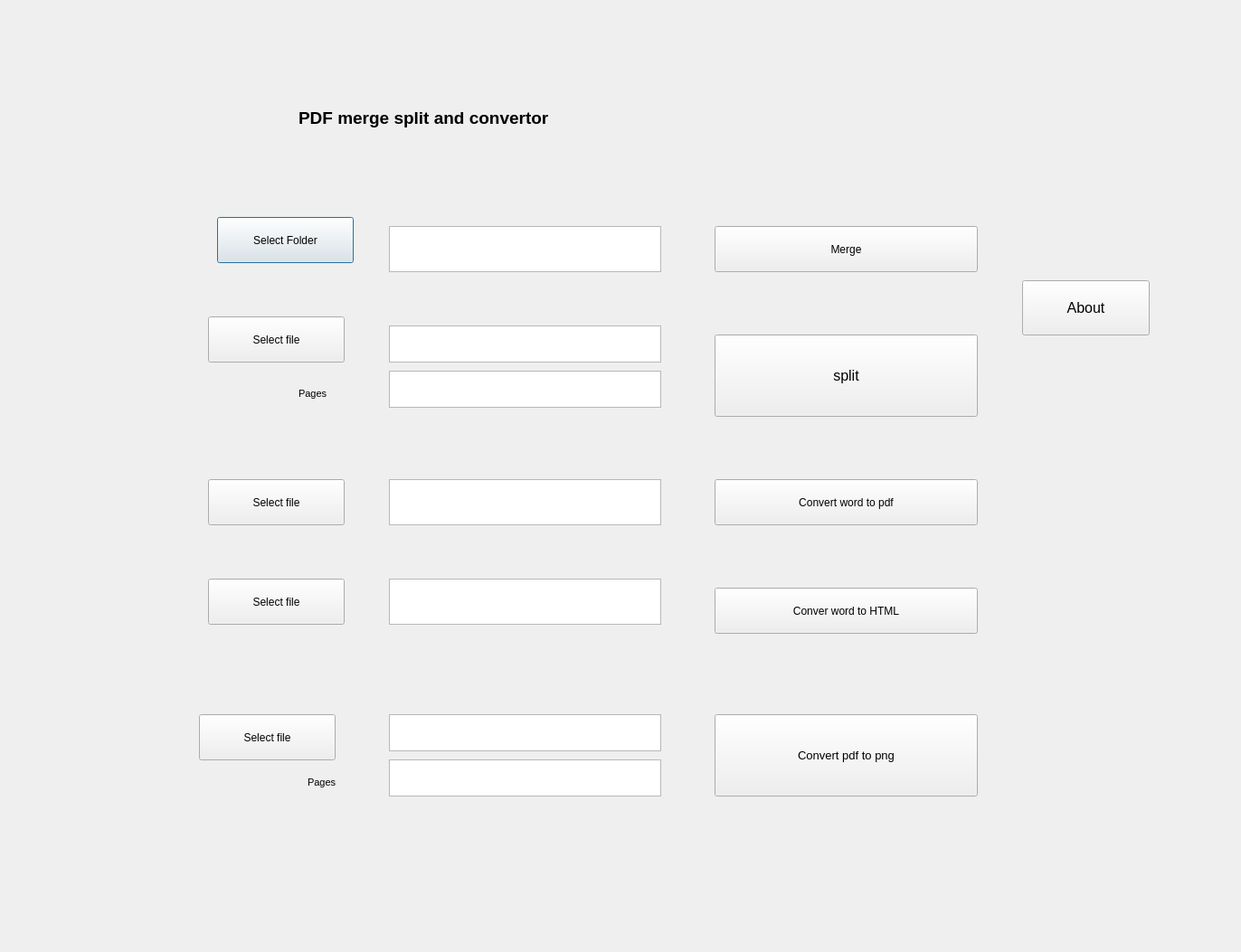
<?xml version="1.0" encoding="UTF-8"?>
<ui version="4.0">
 <class>Dialog</class>
 <widget class="QDialog" name="Dialog">
  <property name="geometry">
   <rect>
    <x>0</x>
    <y>0</y>
    <width>1372</width>
    <height>1053</height>
   </rect>
  </property>
  <property name="windowTitle">
   <string>PDF tools</string>
  </property>
  <property name="windowIcon">
   <iconset theme="123">
    <normaloff>.</normaloff>.</iconset>
  </property>
  <widget class="QPushButton" name="pushButton">
   <property name="geometry">
    <rect>
     <x>240</x>
     <y>240</y>
     <width>151</width>
     <height>51</height>
    </rect>
   </property>
   <property name="text">
    <string>Select Folder</string>
   </property>
  </widget>
  <widget class="QPushButton" name="pushButton_2">
   <property name="geometry">
    <rect>
     <x>230</x>
     <y>350</y>
     <width>151</width>
     <height>51</height>
    </rect>
   </property>
   <property name="text">
    <string>Select file</string>
   </property>
  </widget>
  <widget class="QPushButton" name="pushButton_3">
   <property name="geometry">
    <rect>
     <x>230</x>
     <y>530</y>
     <width>151</width>
     <height>51</height>
    </rect>
   </property>
   <property name="text">
    <string>Select file</string>
   </property>
  </widget>
  <widget class="QPushButton" name="pushButton_4">
   <property name="geometry">
    <rect>
     <x>230</x>
     <y>640</y>
     <width>151</width>
     <height>51</height>
    </rect>
   </property>
   <property name="text">
    <string>Select file</string>
   </property>
  </widget>
  <widget class="QPushButton" name="pushButton_5">
   <property name="geometry">
    <rect>
     <x>790</x>
     <y>370</y>
     <width>291</width>
     <height>91</height>
    </rect>
   </property>
   <property name="font">
    <font>
     <pointsize>12</pointsize>
    </font>
   </property>
   <property name="text">
    <string>split</string>
   </property>
  </widget>
  <widget class="QPushButton" name="pushButton_6">
   <property name="geometry">
    <rect>
     <x>790</x>
     <y>250</y>
     <width>291</width>
     <height>51</height>
    </rect>
   </property>
   <property name="text">
    <string>Merge</string>
   </property>
  </widget>
  <widget class="QPushButton" name="pushButton_7">
   <property name="geometry">
    <rect>
     <x>790</x>
     <y>530</y>
     <width>291</width>
     <height>51</height>
    </rect>
   </property>
   <property name="text">
    <string>Convert word to pdf</string>
   </property>
  </widget>
  <widget class="QPushButton" name="pushButton_8">
   <property name="geometry">
    <rect>
     <x>790</x>
     <y>650</y>
     <width>291</width>
     <height>51</height>
    </rect>
   </property>
   <property name="text">
    <string>Conver word to HTML</string>
   </property>
  </widget>
  <widget class="QLabel" name="label">
   <property name="geometry">
    <rect>
     <x>330</x>
     <y>100</y>
     <width>801</width>
     <height>61</height>
    </rect>
   </property>
   <property name="font">
    <font>
     <pointsize>14</pointsize>
     <weight>75</weight>
     <bold>true</bold>
    </font>
   </property>
   <property name="text">
    <string>PDF merge split and convertor</string>
   </property>
  </widget>
  <widget class="QTextEdit" name="textEdit">
   <property name="geometry">
    <rect>
     <x>430</x>
     <y>250</y>
     <width>301</width>
     <height>51</height>
    </rect>
   </property>
  </widget>
  <widget class="QTextEdit" name="textEdit_2">
   <property name="geometry">
    <rect>
     <x>430</x>
     <y>360</y>
     <width>301</width>
     <height>41</height>
    </rect>
   </property>
  </widget>
  <widget class="QTextEdit" name="textEdit_3">
   <property name="geometry">
    <rect>
     <x>430</x>
     <y>530</y>
     <width>301</width>
     <height>51</height>
    </rect>
   </property>
  </widget>
  <widget class="QTextEdit" name="textEdit_4">
   <property name="geometry">
    <rect>
     <x>430</x>
     <y>640</y>
     <width>301</width>
     <height>51</height>
    </rect>
   </property>
  </widget>
  <widget class="QTextEdit" name="textEdit_5">
   <property name="geometry">
    <rect>
     <x>430</x>
     <y>410</y>
     <width>301</width>
     <height>41</height>
    </rect>
   </property>
  </widget>
  <widget class="QLabel" name="label_2">
   <property name="geometry">
    <rect>
     <x>330</x>
     <y>420</y>
     <width>101</width>
     <height>31</height>
    </rect>
   </property>
   <property name="font">
    <font>
     <pointsize>8</pointsize>
    </font>
   </property>
   <property name="text">
    <string>Pages</string>
   </property>
  </widget>
  <widget class="QTextEdit" name="textEdit_6">
   <property name="geometry">
    <rect>
     <x>430</x>
     <y>790</y>
     <width>301</width>
     <height>41</height>
    </rect>
   </property>
  </widget>
  <widget class="QPushButton" name="pushButton_9">
   <property name="geometry">
    <rect>
     <x>790</x>
     <y>790</y>
     <width>291</width>
     <height>91</height>
    </rect>
   </property>
   <property name="font">
    <font>
     <pointsize>10</pointsize>
    </font>
   </property>
   <property name="text">
    <string>Convert pdf to png</string>
   </property>
  </widget>
  <widget class="QPushButton" name="pushButton_10">
   <property name="geometry">
    <rect>
     <x>220</x>
     <y>790</y>
     <width>151</width>
     <height>51</height>
    </rect>
   </property>
   <property name="text">
    <string>Select file</string>
   </property>
  </widget>
  <widget class="QTextEdit" name="textEdit_7">
   <property name="geometry">
    <rect>
     <x>430</x>
     <y>840</y>
     <width>301</width>
     <height>41</height>
    </rect>
   </property>
  </widget>
  <widget class="QLabel" name="label_3">
   <property name="geometry">
    <rect>
     <x>340</x>
     <y>850</y>
     <width>71</width>
     <height>31</height>
    </rect>
   </property>
   <property name="font">
    <font>
     <pointsize>8</pointsize>
    </font>
   </property>
   <property name="text">
    <string>Pages</string>
   </property>
  </widget>
  <widget class="QPushButton" name="pushButton_11">
   <property name="geometry">
    <rect>
     <x>1130</x>
     <y>310</y>
     <width>141</width>
     <height>61</height>
    </rect>
   </property>
   <property name="font">
    <font>
     <pointsize>12</pointsize>
    </font>
   </property>
   <property name="text">
    <string>About</string>
   </property>
  </widget>
 </widget>
 <resources/>
 <connections/>
</ui>
